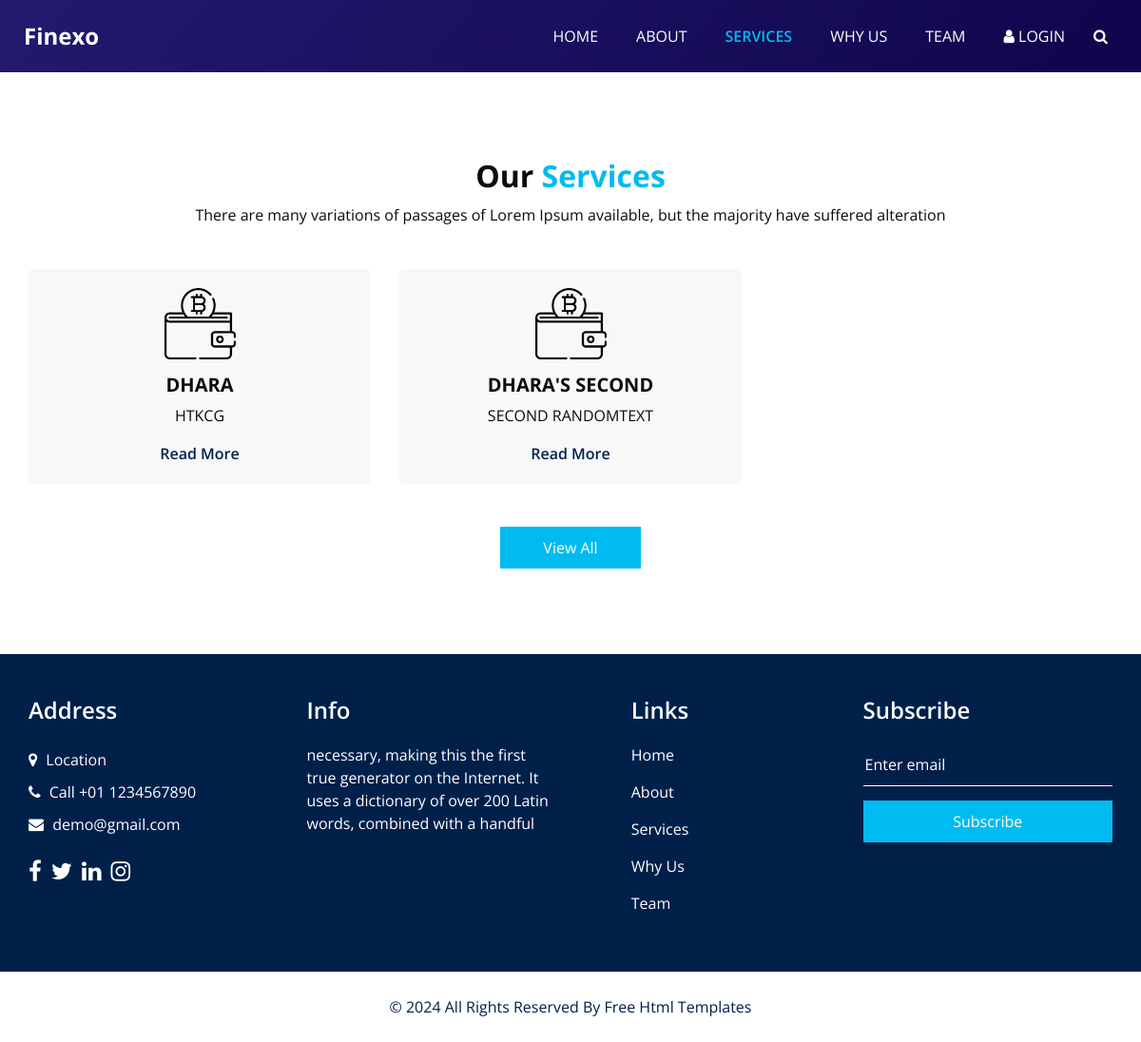
The page /service1/ on the database its author committed.
### newservice/models.py (models this page shows)
class newserviceclass(models.Model):
    service_icon = models.CharField(max_length=50)
    service_title = models.CharField(max_length=50)
    service_desc = models.TextField()

### prj1/views.py (the view)
# urls.py: path('service1/', views.service1, name='service1'),
def service1(request):
    newservicedata = newserviceclass.objects.all().order_by('-id')[2:4]
    data = {
        'servicesdata': newservicedata
    }
    return render(request, "service.html", data)

### templates/service.html (shortened to what this page needs)
<!DOCTYPE html>
<html>
<head>
  <link rel="stylesheet" type="text/css" href="/static/css/bootstrap.css" />
  <link rel="stylesheet" type="text/css" href="https://cdnjs.cloudflare.com/ajax/libs/OwlCarousel2/2.3.4/assets/owl.carousel.min.css" />
  <link href="/static/css/font-awesome.min.css" rel="stylesheet" />
  <link href="/static/css/style.css" rel="stylesheet" />
  <link href="/static/css/responsive.css" rel="stylesheet" />
</head>
<body class="sub_page">
  <div class="hero_area">
<header class="header_section">
  <div class="container-fluid">
    <nav class="navbar navbar-expand-lg custom_nav-container">
      <a class="navbar-brand" href="{% url 'home' %}">
        <span>
          Finexo
        </span>
      </a>
      <div class="collapse navbar-collapse" id="navbarSupportedContent">
        <ul class="navbar-nav">
          <li class="nav-item ">
            <a class="nav-link" href="{% url 'home' %}">Home <span class="sr-only">(current)</span></a>
          </li>
          <li class="nav-item">
            <a class="nav-link" href="{% url 'about1' %}">About</a>
          </li>
          <li class="nav-item  active">
            <a class="nav-link" href="{% url 'service1' %}">Services</a>
          </li>
          <li class="nav-item">
            <a class="nav-link" href="{% url 'why1' %}">Why Us</a>
          </li>
          <li class="nav-item">
            <a class="nav-link" href="{% url 'team1' %}">Team</a>
          </li>
          <li class="nav-item">
            <a class="nav-link" href="#"> <i class="fa fa-user" aria-hidden="true"></i> Login</a>
          </li>
          <form class="form-inline">
            <button class="btn my-2 my-sm-0 nav_search-btn" type="submit">
              <i class="fa fa-search" aria-hidden="true"></i>
            </button>
          </form>
        </ul>
      </div>
    </nav>
  </div>
</header>
  </div>
  <section class="service_section layout_padding">
    <div class="service_container">
      <div class="container ">
        <div class="heading_container heading_center">
          <h2>
            Our <span>Services</span>
          </h2>
          <p>
            There are many variations of passages of Lorem Ipsum available, but the majority have suffered alteration
          </p>
        </div>
        <div class="row">
          {% for n in servicesdata %}
          <div class="col-md-4 ">
            <div class="box ">
              <div class="img-box">
                <img src="/static/images/s1.png" alt="">
              </div>
              <div class="detail-box">
                <h5>
                  {{n.service_title}}
                </h5>
                <p>
                  {{n.service_desc | upper }}
                </p>
                <a href="">
                  Read More
                </a>
              </div>
            </div>
          </div>
          {% endfor %}
        </div>
        <div class="btn-box">
          <a href="">
            View All
          </a>
        </div>
      </div>
    </div>
  </section>
  <section class="info_section layout_padding2">
    <div class="container">
      <div class="row">
        <div class="col-md-6 col-lg-3 info_col">
          <div class="info_contact">
            <h4>
              Address
            </h4>
            <div class="contact_link_box">
              <a href="">
                <i class="fa fa-map-marker" aria-hidden="true"></i>
                <span>
                  Location
                </span>
              </a>
              <a href="">
                <i class="fa fa-phone" aria-hidden="true"></i>
                <span>
                  Call +01 1234567890
                </span>
              </a>
              <a href="">
                <i class="fa fa-envelope" aria-hidden="true"></i>
                <span>
                  demo@gmail.com
                </span>
              </a>
            </div>
          </div>
          <div class="info_social">
            <a href="">
              <i class="fa fa-facebook" aria-hidden="true"></i>
            </a>
            <a href="">
              <i class="fa fa-twitter" aria-hidden="true"></i>
            </a>
            <a href="">
              <i class="fa fa-linkedin" aria-hidden="true"></i>
            </a>
            <a href="">
              <i class="fa fa-instagram" aria-hidden="true"></i>
            </a>
          </div>
        </div>
        <div class="col-md-6 col-lg-3 info_col">
          <div class="info_detail">
            <h4>
              Info
            </h4>
            <p>
              necessary, making this the first true generator on the Internet. It uses a dictionary of over 200 Latin words, combined with a handful
            </p>
          </div>
        </div>
        <div class="col-md-6 col-lg-2 mx-auto info_col">
          <div class="info_link_box">
            <h4>
              Links
            </h4>
            <div class="info_links">
              <a class="active" href="index.html">
                Home
              </a>
              <a class="" href="about.html">
                About
              </a>
              <a class="" href="service.html">
                Services
              </a>
              <a class="" href="why.html">
                Why Us
              </a>
              <a class="" href="team.html">
                Team
              </a>
            </div>
          </div>
        </div>
        <div class="col-md-6 col-lg-3 info_col ">
          <h4>
            Subscribe
          </h4>
          <form action="#">
            <input type="text" placeholder="Enter email" />
            <button type="submit">
              Subscribe
            </button>
          </form>
        </div>
      </div>
    </div>
  </section>
  {% include "footer.html" %}

### static/css/responsive.css (style rules this page uses)
@media (min-width: 1200px) { .container { max-width: 1170px; } }

### rows shown on the page
newserviceclass: service_title "DHARA", service_desc "HTKCG"
newserviceclass: service_title "DHARA'S SECOND", service_desc "SECOND RANDOMTEXT"
